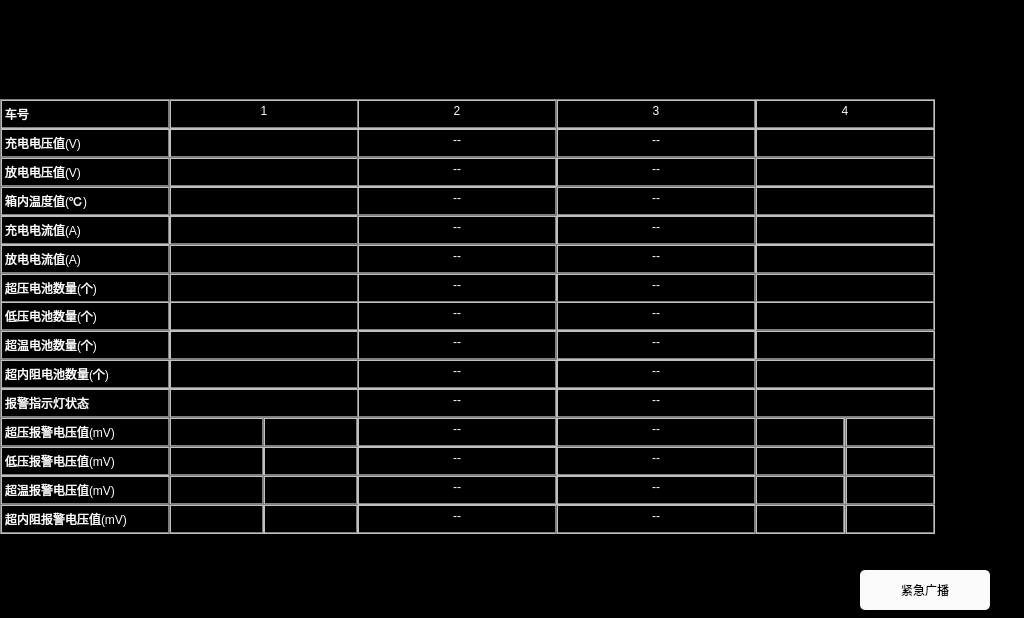
<?xml version="1.0" encoding="UTF-8"?>
<ui version="4.0">
 <class>BatteryPage</class>
 <widget class="QWidget" name="BatteryPage">
  <property name="geometry">
   <rect>
    <x>0</x>
    <y>0</y>
    <width>1024</width>
    <height>618</height>
   </rect>
  </property>
  <property name="windowTitle">
   <string>Form</string>
  </property>
  <property name="styleSheet">
   <string notr="true">QLabel
{
	color: white;
	border: 2px groove, gray;
    border-color: gray;
	font: 15px, &quot;SimHei&quot;;	
}

QWidget
{
	background-color: black;
}

QPushButton
{
	font: 20px, &quot;SimHei&quot;;
    color: black;
	background-color: rgb(250, 250, 250);
	border-radius: 5px;
}</string>
  </property>
  <widget class="QLabel" name="label_chargeVoltage2">
   <property name="geometry">
    <rect>
     <x>357</x>
     <y>128</y>
     <width>200</width>
     <height>30</height>
    </rect>
   </property>
   <property name="text">
    <string>--</string>
   </property>
   <property name="alignment">
    <set>Qt::AlignHCenter|Qt::AlignTop</set>
   </property>
  </widget>
  <widget class="QLabel" name="label_chargeVoltage4">
   <property name="geometry">
    <rect>
     <x>755</x>
     <y>128</y>
     <width>180</width>
     <height>30</height>
    </rect>
   </property>
   <property name="text">
    <string/>
   </property>
   <property name="alignment">
    <set>Qt::AlignHCenter|Qt::AlignTop</set>
   </property>
  </widget>
  <widget class="QLabel" name="label_chargeVoltage3">
   <property name="geometry">
    <rect>
     <x>556</x>
     <y>128</y>
     <width>200</width>
     <height>30</height>
    </rect>
   </property>
   <property name="text">
    <string>--</string>
   </property>
   <property name="alignment">
    <set>Qt::AlignHCenter|Qt::AlignTop</set>
   </property>
  </widget>
  <widget class="QLabel" name="label_chargeVoltage1">
   <property name="geometry">
    <rect>
     <x>169</x>
     <y>128</y>
     <width>190</width>
     <height>30</height>
    </rect>
   </property>
   <property name="text">
    <string/>
   </property>
   <property name="alignment">
    <set>Qt::AlignHCenter|Qt::AlignTop</set>
   </property>
  </widget>
  <widget class="QLabel" name="label_dischargeVoltage3">
   <property name="geometry">
    <rect>
     <x>556</x>
     <y>157</y>
     <width>200</width>
     <height>30</height>
    </rect>
   </property>
   <property name="text">
    <string>--</string>
   </property>
   <property name="alignment">
    <set>Qt::AlignHCenter|Qt::AlignTop</set>
   </property>
  </widget>
  <widget class="QLabel" name="label_chargeCurrent1">
   <property name="geometry">
    <rect>
     <x>169</x>
     <y>215</y>
     <width>190</width>
     <height>30</height>
    </rect>
   </property>
   <property name="text">
    <string/>
   </property>
   <property name="alignment">
    <set>Qt::AlignHCenter|Qt::AlignTop</set>
   </property>
  </widget>
  <widget class="QLabel" name="label_dischargeCurrent4">
   <property name="geometry">
    <rect>
     <x>755</x>
     <y>244</y>
     <width>180</width>
     <height>30</height>
    </rect>
   </property>
   <property name="text">
    <string/>
   </property>
   <property name="alignment">
    <set>Qt::AlignHCenter|Qt::AlignTop</set>
   </property>
  </widget>
  <widget class="QLabel" name="label_chargeCurrent3">
   <property name="geometry">
    <rect>
     <x>556</x>
     <y>215</y>
     <width>200</width>
     <height>30</height>
    </rect>
   </property>
   <property name="text">
    <string>--</string>
   </property>
   <property name="alignment">
    <set>Qt::AlignHCenter|Qt::AlignTop</set>
   </property>
  </widget>
  <widget class="QLabel" name="label_chargeVoltage">
   <property name="geometry">
    <rect>
     <x>0</x>
     <y>128</y>
     <width>170</width>
     <height>30</height>
    </rect>
   </property>
   <property name="text">
    <string>充电电压值(V)</string>
   </property>
  </widget>
  <widget class="QLabel" name="label_car2No">
   <property name="geometry">
    <rect>
     <x>357</x>
     <y>99</y>
     <width>200</width>
     <height>30</height>
    </rect>
   </property>
   <property name="text">
    <string>2</string>
   </property>
   <property name="alignment">
    <set>Qt::AlignHCenter|Qt::AlignTop</set>
   </property>
  </widget>
  <widget class="QLabel" name="label_dischargeCurrent">
   <property name="geometry">
    <rect>
     <x>0</x>
     <y>244</y>
     <width>170</width>
     <height>30</height>
    </rect>
   </property>
   <property name="text">
    <string>放电电流值(A)</string>
   </property>
  </widget>
  <widget class="QLabel" name="label_vehicleNo">
   <property name="geometry">
    <rect>
     <x>0</x>
     <y>99</y>
     <width>170</width>
     <height>30</height>
    </rect>
   </property>
   <property name="text">
    <string>车号</string>
   </property>
  </widget>
  <widget class="QLabel" name="label_car1No">
   <property name="geometry">
    <rect>
     <x>169</x>
     <y>99</y>
     <width>190</width>
     <height>30</height>
    </rect>
   </property>
   <property name="text">
    <string>1</string>
   </property>
   <property name="scaledContents">
    <bool>false</bool>
   </property>
   <property name="alignment">
    <set>Qt::AlignHCenter|Qt::AlignTop</set>
   </property>
  </widget>
  <widget class="QLabel" name="label_temperature2">
   <property name="geometry">
    <rect>
     <x>357</x>
     <y>186</y>
     <width>200</width>
     <height>30</height>
    </rect>
   </property>
   <property name="text">
    <string>--</string>
   </property>
   <property name="alignment">
    <set>Qt::AlignHCenter|Qt::AlignTop</set>
   </property>
  </widget>
  <widget class="QLabel" name="label_dischargeVoltage">
   <property name="geometry">
    <rect>
     <x>0</x>
     <y>157</y>
     <width>170</width>
     <height>30</height>
    </rect>
   </property>
   <property name="text">
    <string>放电电压值(V)</string>
   </property>
  </widget>
  <widget class="QLabel" name="label_temperature3">
   <property name="geometry">
    <rect>
     <x>556</x>
     <y>186</y>
     <width>200</width>
     <height>30</height>
    </rect>
   </property>
   <property name="text">
    <string>--</string>
   </property>
   <property name="alignment">
    <set>Qt::AlignHCenter|Qt::AlignTop</set>
   </property>
  </widget>
  <widget class="QLabel" name="label_chargeCurrent">
   <property name="geometry">
    <rect>
     <x>0</x>
     <y>215</y>
     <width>170</width>
     <height>30</height>
    </rect>
   </property>
   <property name="text">
    <string>充电电流值(A)</string>
   </property>
  </widget>
  <widget class="QLabel" name="label_temperature">
   <property name="geometry">
    <rect>
     <x>0</x>
     <y>186</y>
     <width>170</width>
     <height>30</height>
    </rect>
   </property>
   <property name="text">
    <string>箱内温度值(℃)</string>
   </property>
  </widget>
  <widget class="QLabel" name="label_car4No">
   <property name="geometry">
    <rect>
     <x>755</x>
     <y>99</y>
     <width>180</width>
     <height>30</height>
    </rect>
   </property>
   <property name="text">
    <string>4</string>
   </property>
   <property name="alignment">
    <set>Qt::AlignHCenter|Qt::AlignTop</set>
   </property>
  </widget>
  <widget class="QLabel" name="label_dischargeCurrent1">
   <property name="geometry">
    <rect>
     <x>169</x>
     <y>244</y>
     <width>190</width>
     <height>30</height>
    </rect>
   </property>
   <property name="text">
    <string/>
   </property>
   <property name="alignment">
    <set>Qt::AlignHCenter|Qt::AlignTop</set>
   </property>
  </widget>
  <widget class="QLabel" name="label_temperature1">
   <property name="geometry">
    <rect>
     <x>169</x>
     <y>186</y>
     <width>190</width>
     <height>30</height>
    </rect>
   </property>
   <property name="text">
    <string/>
   </property>
   <property name="alignment">
    <set>Qt::AlignHCenter|Qt::AlignTop</set>
   </property>
  </widget>
  <widget class="QLabel" name="label_chargeCurrent4">
   <property name="geometry">
    <rect>
     <x>755</x>
     <y>215</y>
     <width>180</width>
     <height>30</height>
    </rect>
   </property>
   <property name="text">
    <string/>
   </property>
   <property name="alignment">
    <set>Qt::AlignHCenter|Qt::AlignTop</set>
   </property>
  </widget>
  <widget class="QLabel" name="label_car3No">
   <property name="geometry">
    <rect>
     <x>556</x>
     <y>99</y>
     <width>200</width>
     <height>30</height>
    </rect>
   </property>
   <property name="text">
    <string>3</string>
   </property>
   <property name="alignment">
    <set>Qt::AlignHCenter|Qt::AlignTop</set>
   </property>
  </widget>
  <widget class="QLabel" name="label_chargeCurrent2">
   <property name="geometry">
    <rect>
     <x>357</x>
     <y>215</y>
     <width>200</width>
     <height>30</height>
    </rect>
   </property>
   <property name="text">
    <string>--</string>
   </property>
   <property name="alignment">
    <set>Qt::AlignHCenter|Qt::AlignTop</set>
   </property>
  </widget>
  <widget class="QLabel" name="label_dischargeCurrent2">
   <property name="geometry">
    <rect>
     <x>357</x>
     <y>244</y>
     <width>200</width>
     <height>30</height>
    </rect>
   </property>
   <property name="text">
    <string>--</string>
   </property>
   <property name="alignment">
    <set>Qt::AlignHCenter|Qt::AlignTop</set>
   </property>
  </widget>
  <widget class="QLabel" name="label_dischargeCurrent3">
   <property name="geometry">
    <rect>
     <x>556</x>
     <y>244</y>
     <width>200</width>
     <height>30</height>
    </rect>
   </property>
   <property name="text">
    <string>--</string>
   </property>
   <property name="alignment">
    <set>Qt::AlignHCenter|Qt::AlignTop</set>
   </property>
  </widget>
  <widget class="QLabel" name="label_dischargeVoltage1">
   <property name="geometry">
    <rect>
     <x>169</x>
     <y>157</y>
     <width>190</width>
     <height>30</height>
    </rect>
   </property>
   <property name="text">
    <string/>
   </property>
   <property name="alignment">
    <set>Qt::AlignHCenter|Qt::AlignTop</set>
   </property>
  </widget>
  <widget class="QLabel" name="label_dischargeVoltage2">
   <property name="geometry">
    <rect>
     <x>357</x>
     <y>157</y>
     <width>200</width>
     <height>30</height>
    </rect>
   </property>
   <property name="text">
    <string>--</string>
   </property>
   <property name="alignment">
    <set>Qt::AlignHCenter|Qt::AlignTop</set>
   </property>
  </widget>
  <widget class="QLabel" name="label_temperature4">
   <property name="geometry">
    <rect>
     <x>755</x>
     <y>186</y>
     <width>180</width>
     <height>30</height>
    </rect>
   </property>
   <property name="text">
    <string/>
   </property>
   <property name="alignment">
    <set>Qt::AlignHCenter|Qt::AlignTop</set>
   </property>
  </widget>
  <widget class="QLabel" name="label_dischargeVoltage4">
   <property name="geometry">
    <rect>
     <x>755</x>
     <y>157</y>
     <width>180</width>
     <height>30</height>
    </rect>
   </property>
   <property name="text">
    <string/>
   </property>
   <property name="alignment">
    <set>Qt::AlignHCenter|Qt::AlignTop</set>
   </property>
  </widget>
  <widget class="QLabel" name="label_lowerVoltage4">
   <property name="geometry">
    <rect>
     <x>755</x>
     <y>301</y>
     <width>180</width>
     <height>30</height>
    </rect>
   </property>
   <property name="text">
    <string/>
   </property>
   <property name="alignment">
    <set>Qt::AlignHCenter|Qt::AlignTop</set>
   </property>
  </widget>
  <widget class="QLabel" name="label_overTemperature4">
   <property name="geometry">
    <rect>
     <x>755</x>
     <y>330</y>
     <width>180</width>
     <height>30</height>
    </rect>
   </property>
   <property name="text">
    <string/>
   </property>
   <property name="alignment">
    <set>Qt::AlignHCenter|Qt::AlignTop</set>
   </property>
  </widget>
  <widget class="QLabel" name="label_lightState">
   <property name="geometry">
    <rect>
     <x>0</x>
     <y>388</y>
     <width>170</width>
     <height>30</height>
    </rect>
   </property>
   <property name="text">
    <string>报警指示灯状态</string>
   </property>
  </widget>
  <widget class="QLabel" name="label_lightState3">
   <property name="geometry">
    <rect>
     <x>556</x>
     <y>388</y>
     <width>200</width>
     <height>30</height>
    </rect>
   </property>
   <property name="text">
    <string>--</string>
   </property>
   <property name="alignment">
    <set>Qt::AlignHCenter|Qt::AlignTop</set>
   </property>
  </widget>
  <widget class="QLabel" name="label_overTemperature1">
   <property name="geometry">
    <rect>
     <x>169</x>
     <y>330</y>
     <width>190</width>
     <height>30</height>
    </rect>
   </property>
   <property name="text">
    <string/>
   </property>
   <property name="alignment">
    <set>Qt::AlignHCenter|Qt::AlignTop</set>
   </property>
  </widget>
  <widget class="QLabel" name="label_lowerVoltage1">
   <property name="geometry">
    <rect>
     <x>169</x>
     <y>301</y>
     <width>190</width>
     <height>30</height>
    </rect>
   </property>
   <property name="text">
    <string/>
   </property>
   <property name="alignment">
    <set>Qt::AlignHCenter|Qt::AlignTop</set>
   </property>
  </widget>
  <widget class="QLabel" name="label_lightState4">
   <property name="geometry">
    <rect>
     <x>755</x>
     <y>388</y>
     <width>180</width>
     <height>30</height>
    </rect>
   </property>
   <property name="text">
    <string/>
   </property>
   <property name="alignment">
    <set>Qt::AlignHCenter|Qt::AlignTop</set>
   </property>
  </widget>
  <widget class="QLabel" name="label_overResistance3">
   <property name="geometry">
    <rect>
     <x>556</x>
     <y>359</y>
     <width>200</width>
     <height>30</height>
    </rect>
   </property>
   <property name="text">
    <string>--</string>
   </property>
   <property name="alignment">
    <set>Qt::AlignHCenter|Qt::AlignTop</set>
   </property>
  </widget>
  <widget class="QLabel" name="label_lightState2">
   <property name="geometry">
    <rect>
     <x>357</x>
     <y>388</y>
     <width>200</width>
     <height>30</height>
    </rect>
   </property>
   <property name="text">
    <string>--</string>
   </property>
   <property name="alignment">
    <set>Qt::AlignHCenter|Qt::AlignTop</set>
   </property>
  </widget>
  <widget class="QLabel" name="label_lightState1">
   <property name="geometry">
    <rect>
     <x>169</x>
     <y>388</y>
     <width>190</width>
     <height>30</height>
    </rect>
   </property>
   <property name="text">
    <string/>
   </property>
   <property name="alignment">
    <set>Qt::AlignHCenter|Qt::AlignTop</set>
   </property>
  </widget>
  <widget class="QLabel" name="label_overVoltage3">
   <property name="geometry">
    <rect>
     <x>556</x>
     <y>273</y>
     <width>200</width>
     <height>30</height>
    </rect>
   </property>
   <property name="text">
    <string>--</string>
   </property>
   <property name="alignment">
    <set>Qt::AlignHCenter|Qt::AlignTop</set>
   </property>
  </widget>
  <widget class="QLabel" name="label_overTemperature2">
   <property name="geometry">
    <rect>
     <x>357</x>
     <y>330</y>
     <width>200</width>
     <height>30</height>
    </rect>
   </property>
   <property name="text">
    <string>--</string>
   </property>
   <property name="alignment">
    <set>Qt::AlignHCenter|Qt::AlignTop</set>
   </property>
  </widget>
  <widget class="QLabel" name="label_lowerVoltage">
   <property name="geometry">
    <rect>
     <x>0</x>
     <y>301</y>
     <width>170</width>
     <height>30</height>
    </rect>
   </property>
   <property name="text">
    <string>低压电池数量(个)</string>
   </property>
  </widget>
  <widget class="QLabel" name="label_overTemperature">
   <property name="geometry">
    <rect>
     <x>0</x>
     <y>330</y>
     <width>170</width>
     <height>30</height>
    </rect>
   </property>
   <property name="text">
    <string>超温电池数量(个)</string>
   </property>
  </widget>
  <widget class="QLabel" name="label_overResistance1">
   <property name="geometry">
    <rect>
     <x>169</x>
     <y>359</y>
     <width>190</width>
     <height>30</height>
    </rect>
   </property>
   <property name="text">
    <string/>
   </property>
   <property name="alignment">
    <set>Qt::AlignHCenter|Qt::AlignTop</set>
   </property>
  </widget>
  <widget class="QLabel" name="label_overVoltage4">
   <property name="geometry">
    <rect>
     <x>755</x>
     <y>273</y>
     <width>180</width>
     <height>30</height>
    </rect>
   </property>
   <property name="text">
    <string/>
   </property>
   <property name="alignment">
    <set>Qt::AlignHCenter|Qt::AlignTop</set>
   </property>
  </widget>
  <widget class="QLabel" name="label_overVoltage">
   <property name="geometry">
    <rect>
     <x>0</x>
     <y>273</y>
     <width>170</width>
     <height>30</height>
    </rect>
   </property>
   <property name="text">
    <string>超压电池数量(个)</string>
   </property>
  </widget>
  <widget class="QLabel" name="label_overTemperature3">
   <property name="geometry">
    <rect>
     <x>556</x>
     <y>330</y>
     <width>200</width>
     <height>30</height>
    </rect>
   </property>
   <property name="text">
    <string>--</string>
   </property>
   <property name="alignment">
    <set>Qt::AlignHCenter|Qt::AlignTop</set>
   </property>
  </widget>
  <widget class="QLabel" name="label_overResistance2">
   <property name="geometry">
    <rect>
     <x>357</x>
     <y>359</y>
     <width>200</width>
     <height>30</height>
    </rect>
   </property>
   <property name="text">
    <string>--</string>
   </property>
   <property name="alignment">
    <set>Qt::AlignHCenter|Qt::AlignTop</set>
   </property>
  </widget>
  <widget class="QLabel" name="label_overVoltage2">
   <property name="geometry">
    <rect>
     <x>357</x>
     <y>273</y>
     <width>200</width>
     <height>30</height>
    </rect>
   </property>
   <property name="text">
    <string>--</string>
   </property>
   <property name="alignment">
    <set>Qt::AlignHCenter|Qt::AlignTop</set>
   </property>
  </widget>
  <widget class="QLabel" name="label_overResistance4">
   <property name="geometry">
    <rect>
     <x>755</x>
     <y>359</y>
     <width>180</width>
     <height>30</height>
    </rect>
   </property>
   <property name="text">
    <string/>
   </property>
   <property name="alignment">
    <set>Qt::AlignHCenter|Qt::AlignTop</set>
   </property>
  </widget>
  <widget class="QLabel" name="label_lowerVoltage2">
   <property name="geometry">
    <rect>
     <x>357</x>
     <y>301</y>
     <width>200</width>
     <height>30</height>
    </rect>
   </property>
   <property name="text">
    <string>--</string>
   </property>
   <property name="alignment">
    <set>Qt::AlignHCenter|Qt::AlignTop</set>
   </property>
  </widget>
  <widget class="QLabel" name="label_overVoltage1">
   <property name="geometry">
    <rect>
     <x>169</x>
     <y>273</y>
     <width>190</width>
     <height>30</height>
    </rect>
   </property>
   <property name="text">
    <string/>
   </property>
   <property name="alignment">
    <set>Qt::AlignHCenter|Qt::AlignTop</set>
   </property>
  </widget>
  <widget class="QLabel" name="label_lowerVoltage3">
   <property name="geometry">
    <rect>
     <x>556</x>
     <y>301</y>
     <width>200</width>
     <height>30</height>
    </rect>
   </property>
   <property name="text">
    <string>--</string>
   </property>
   <property name="alignment">
    <set>Qt::AlignHCenter|Qt::AlignTop</set>
   </property>
  </widget>
  <widget class="QLabel" name="label_overResistance">
   <property name="geometry">
    <rect>
     <x>0</x>
     <y>359</y>
     <width>170</width>
     <height>30</height>
    </rect>
   </property>
   <property name="text">
    <string>超内阻电池数量(个)</string>
   </property>
  </widget>
  <widget class="QLabel" name="label_overAlarmTemp">
   <property name="geometry">
    <rect>
     <x>0</x>
     <y>475</y>
     <width>170</width>
     <height>30</height>
    </rect>
   </property>
   <property name="text">
    <string>超温报警电压值(mV)</string>
   </property>
  </widget>
  <widget class="QLabel" name="label_overAlarmVol">
   <property name="geometry">
    <rect>
     <x>0</x>
     <y>417</y>
     <width>170</width>
     <height>30</height>
    </rect>
   </property>
   <property name="text">
    <string>超压报警电压值(mV)</string>
   </property>
  </widget>
  <widget class="QLabel" name="label_overAlarmRes2">
   <property name="geometry">
    <rect>
     <x>357</x>
     <y>504</y>
     <width>200</width>
     <height>30</height>
    </rect>
   </property>
   <property name="text">
    <string>--</string>
   </property>
   <property name="alignment">
    <set>Qt::AlignHCenter|Qt::AlignTop</set>
   </property>
  </widget>
  <widget class="QLabel" name="label_overAlarmRes3">
   <property name="geometry">
    <rect>
     <x>556</x>
     <y>504</y>
     <width>200</width>
     <height>30</height>
    </rect>
   </property>
   <property name="text">
    <string>--</string>
   </property>
   <property name="alignment">
    <set>Qt::AlignHCenter|Qt::AlignTop</set>
   </property>
  </widget>
  <widget class="QLabel" name="label_overAlarmVol3">
   <property name="geometry">
    <rect>
     <x>556</x>
     <y>417</y>
     <width>200</width>
     <height>30</height>
    </rect>
   </property>
   <property name="text">
    <string>--</string>
   </property>
   <property name="alignment">
    <set>Qt::AlignHCenter|Qt::AlignTop</set>
   </property>
  </widget>
  <widget class="QLabel" name="label_overAlarmTemp3">
   <property name="geometry">
    <rect>
     <x>556</x>
     <y>475</y>
     <width>200</width>
     <height>30</height>
    </rect>
   </property>
   <property name="text">
    <string>--</string>
   </property>
   <property name="alignment">
    <set>Qt::AlignHCenter|Qt::AlignTop</set>
   </property>
  </widget>
  <widget class="QLabel" name="label_lowerAlarmVol3">
   <property name="geometry">
    <rect>
     <x>556</x>
     <y>446</y>
     <width>200</width>
     <height>30</height>
    </rect>
   </property>
   <property name="text">
    <string>--</string>
   </property>
   <property name="alignment">
    <set>Qt::AlignHCenter|Qt::AlignTop</set>
   </property>
  </widget>
  <widget class="QLabel" name="label_lowerAlarmVol">
   <property name="geometry">
    <rect>
     <x>0</x>
     <y>446</y>
     <width>170</width>
     <height>30</height>
    </rect>
   </property>
   <property name="text">
    <string>低压报警电压值(mV)</string>
   </property>
  </widget>
  <widget class="QLabel" name="label_overAlarmVol4_1">
   <property name="geometry">
    <rect>
     <x>755</x>
     <y>417</y>
     <width>90</width>
     <height>30</height>
    </rect>
   </property>
   <property name="text">
    <string/>
   </property>
   <property name="alignment">
    <set>Qt::AlignHCenter|Qt::AlignTop</set>
   </property>
  </widget>
  <widget class="QLabel" name="label_lowerAlarmVol2">
   <property name="geometry">
    <rect>
     <x>357</x>
     <y>446</y>
     <width>200</width>
     <height>30</height>
    </rect>
   </property>
   <property name="text">
    <string>--</string>
   </property>
   <property name="alignment">
    <set>Qt::AlignHCenter|Qt::AlignTop</set>
   </property>
  </widget>
  <widget class="QLabel" name="label_overAlarmVol2">
   <property name="geometry">
    <rect>
     <x>357</x>
     <y>417</y>
     <width>200</width>
     <height>30</height>
    </rect>
   </property>
   <property name="text">
    <string>--</string>
   </property>
   <property name="alignment">
    <set>Qt::AlignHCenter|Qt::AlignTop</set>
   </property>
  </widget>
  <widget class="QLabel" name="label_overAlarmTemp2">
   <property name="geometry">
    <rect>
     <x>357</x>
     <y>475</y>
     <width>200</width>
     <height>30</height>
    </rect>
   </property>
   <property name="text">
    <string>--</string>
   </property>
   <property name="alignment">
    <set>Qt::AlignHCenter|Qt::AlignTop</set>
   </property>
  </widget>
  <widget class="QLabel" name="label_overAlarmVol1_1">
   <property name="geometry">
    <rect>
     <x>169</x>
     <y>417</y>
     <width>95</width>
     <height>30</height>
    </rect>
   </property>
   <property name="text">
    <string/>
   </property>
   <property name="alignment">
    <set>Qt::AlignHCenter|Qt::AlignTop</set>
   </property>
  </widget>
  <widget class="QLabel" name="label_overAlarmRes">
   <property name="geometry">
    <rect>
     <x>0</x>
     <y>504</y>
     <width>170</width>
     <height>30</height>
    </rect>
   </property>
   <property name="text">
    <string>超内阻报警电压值(mV)</string>
   </property>
  </widget>
  <widget class="QLabel" name="label_overAlarmVol1_2">
   <property name="geometry">
    <rect>
     <x>263</x>
     <y>417</y>
     <width>95</width>
     <height>30</height>
    </rect>
   </property>
   <property name="text">
    <string/>
   </property>
   <property name="alignment">
    <set>Qt::AlignHCenter|Qt::AlignTop</set>
   </property>
  </widget>
  <widget class="QLabel" name="label_overAlarmVol4_2">
   <property name="geometry">
    <rect>
     <x>845</x>
     <y>417</y>
     <width>90</width>
     <height>30</height>
    </rect>
   </property>
   <property name="text">
    <string/>
   </property>
   <property name="alignment">
    <set>Qt::AlignHCenter|Qt::AlignTop</set>
   </property>
  </widget>
  <widget class="QLabel" name="label_lowerAlarmVol4_2">
   <property name="geometry">
    <rect>
     <x>845</x>
     <y>446</y>
     <width>90</width>
     <height>30</height>
    </rect>
   </property>
   <property name="text">
    <string/>
   </property>
   <property name="alignment">
    <set>Qt::AlignHCenter|Qt::AlignTop</set>
   </property>
  </widget>
  <widget class="QLabel" name="label_lowerAlarmVol4_1">
   <property name="geometry">
    <rect>
     <x>755</x>
     <y>446</y>
     <width>90</width>
     <height>30</height>
    </rect>
   </property>
   <property name="text">
    <string/>
   </property>
   <property name="alignment">
    <set>Qt::AlignHCenter|Qt::AlignTop</set>
   </property>
  </widget>
  <widget class="QLabel" name="label_overAlarmTemp4_1">
   <property name="geometry">
    <rect>
     <x>755</x>
     <y>475</y>
     <width>90</width>
     <height>30</height>
    </rect>
   </property>
   <property name="text">
    <string/>
   </property>
   <property name="alignment">
    <set>Qt::AlignHCenter|Qt::AlignTop</set>
   </property>
  </widget>
  <widget class="QLabel" name="label_overAlarmTemp4_2">
   <property name="geometry">
    <rect>
     <x>845</x>
     <y>475</y>
     <width>90</width>
     <height>30</height>
    </rect>
   </property>
   <property name="text">
    <string/>
   </property>
   <property name="alignment">
    <set>Qt::AlignHCenter|Qt::AlignTop</set>
   </property>
  </widget>
  <widget class="QLabel" name="label_overAlarmRes4_1">
   <property name="geometry">
    <rect>
     <x>755</x>
     <y>504</y>
     <width>90</width>
     <height>30</height>
    </rect>
   </property>
   <property name="text">
    <string/>
   </property>
   <property name="alignment">
    <set>Qt::AlignHCenter|Qt::AlignTop</set>
   </property>
  </widget>
  <widget class="QLabel" name="label_overAlarmRes4_2">
   <property name="geometry">
    <rect>
     <x>845</x>
     <y>504</y>
     <width>90</width>
     <height>30</height>
    </rect>
   </property>
   <property name="text">
    <string/>
   </property>
   <property name="alignment">
    <set>Qt::AlignHCenter|Qt::AlignTop</set>
   </property>
  </widget>
  <widget class="QLabel" name="label_lowerAlarmVol1_2">
   <property name="geometry">
    <rect>
     <x>263</x>
     <y>446</y>
     <width>95</width>
     <height>30</height>
    </rect>
   </property>
   <property name="text">
    <string/>
   </property>
   <property name="alignment">
    <set>Qt::AlignHCenter|Qt::AlignTop</set>
   </property>
  </widget>
  <widget class="QLabel" name="label_lowerAlarmVol1_1">
   <property name="geometry">
    <rect>
     <x>169</x>
     <y>446</y>
     <width>95</width>
     <height>30</height>
    </rect>
   </property>
   <property name="text">
    <string/>
   </property>
   <property name="alignment">
    <set>Qt::AlignHCenter|Qt::AlignTop</set>
   </property>
  </widget>
  <widget class="QLabel" name="label_overAlarmTemp1_1">
   <property name="geometry">
    <rect>
     <x>169</x>
     <y>475</y>
     <width>95</width>
     <height>30</height>
    </rect>
   </property>
   <property name="text">
    <string/>
   </property>
   <property name="alignment">
    <set>Qt::AlignHCenter|Qt::AlignTop</set>
   </property>
  </widget>
  <widget class="QLabel" name="label_overAlarmTemp1_2">
   <property name="geometry">
    <rect>
     <x>263</x>
     <y>475</y>
     <width>95</width>
     <height>30</height>
    </rect>
   </property>
   <property name="text">
    <string/>
   </property>
   <property name="alignment">
    <set>Qt::AlignHCenter|Qt::AlignTop</set>
   </property>
  </widget>
  <widget class="QLabel" name="label_overAlarmRes1_2">
   <property name="geometry">
    <rect>
     <x>263</x>
     <y>504</y>
     <width>95</width>
     <height>30</height>
    </rect>
   </property>
   <property name="text">
    <string/>
   </property>
   <property name="alignment">
    <set>Qt::AlignHCenter|Qt::AlignTop</set>
   </property>
  </widget>
  <widget class="QLabel" name="label_overAlarmRes1_1">
   <property name="geometry">
    <rect>
     <x>169</x>
     <y>504</y>
     <width>95</width>
     <height>30</height>
    </rect>
   </property>
   <property name="text">
    <string/>
   </property>
   <property name="alignment">
    <set>Qt::AlignHCenter|Qt::AlignTop</set>
   </property>
  </widget>
  <widget class="QPushButton" name="btn_EmergencyBroadcast">
   <property name="geometry">
    <rect>
     <x>860</x>
     <y>570</y>
     <width>130</width>
     <height>40</height>
    </rect>
   </property>
   <property name="text">
    <string>紧急广播</string>
   </property>
  </widget>
 </widget>
 <resources/>
 <connections/>
</ui>
